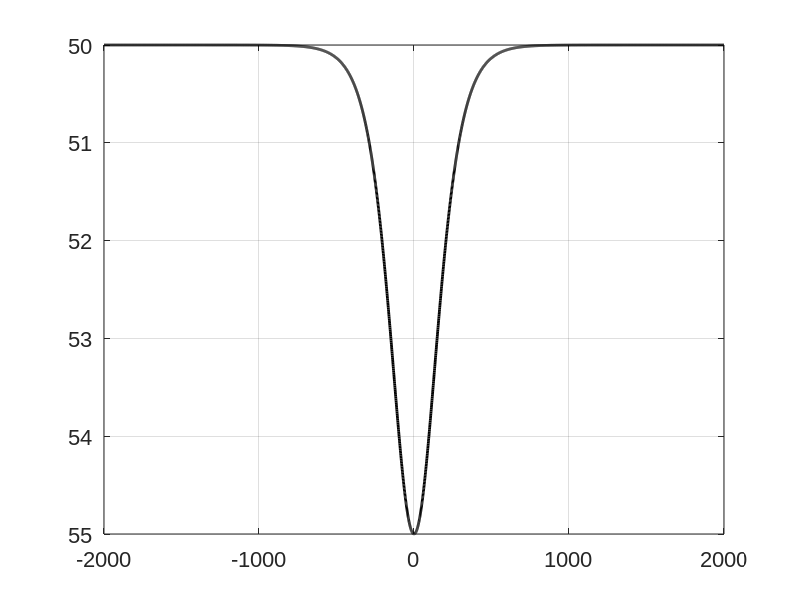

Recreate this plot in MATLAB. (Note: this script raises an error after producing the figure.)
close all;
clear variables;
clc;

% Pavel Petrov, 2018.11.03
% A solution of the canyon problem (Canyon Test case 1) using Collins-style
% mode parabolic equations we use formula (5.320) from 
% Jensen, Porter, Kuperman, Schmidt "Computational ocean acoustics" (2011)
% hereafter referred to as JPKS2011
% we make a (paraxial/narrow-angle) parabolic equation out of it 
% and solve it numerically


set(0, 'DefaultAxesFontSize', 16, 'DefaultAxesFontName', 'Arial');
set(0, 'DefaultTextFontSize', 16, 'DefaultTextFontName', 'Arial'); 

% source

freq = 40;
zs = 10;

omeg = 2*pi*freq;

%domain & bathymetry

x = 0:2:30000;
y = -2000:1:2000;

nx = length(x);
ny = length(y);
iy0 = ceil(ny/2);


h0 = 50;
dh = 5;
sigm = 0.005;

hy = h0 + dh*( (sech(sigm*y)).^2 );

figure;
plot(y,hy,'color','black','linewidth',2);
set(gca,'YDir','reverse');
grid on;

hmax = ceil(max(hy));
hmin = floor(min(hy));

hs = hmin:1:hmax;
nh = length(hs);


% media parameters

cw = 1500; % sound speed in the water
cb = 1700; % -- in the bottom

rhow = 1;   % density in the water
rhob = 1.7; % -- in the bottom

gammaw = 1/rhow;
gammab = 1/rhob;



betab = 0; % attenuation in dB/lambda

%% Solve spectral problem in order to obtain the values of k_j(y) for all y

% we find minimal and maximal values of h (hmin/hmax), then we solve the
% spectral problem for all values between hmin and hmax with a step of 1 m.
% then we do linear interpolation of onto all elements of vector y (h(y)).

% spectral problem solution opts

dz0 = 0.25;
opts.Tgr = 3;
opts.Ngr = 3;
opts.nmod = -1;
opts.Hb = 200;
opts.BotBC = 'D';

kh = [];

for ii = 1:nh
    
    hi = hs(ii);
    
    MP = [[0    cw  cw  rhow    rhow    0   0];
          [hi   cw  cb  rhow    rhob    0   betab]
        ];
    
    % solve spectral problem
    
    if ii == 1
        [krs, wmode, dwmode] = ac_modesr(dz0,MP,freq,opts);
        
        nmod = length(krs);
        kh = zeros(nh,nmod); 
        
        
        phihs = zeros(size(kh));
        phihzs = zeros(size(kh));
        
        z = dz0*(0:size(wmode,1)-1);
        
        izs = find(z>=zs,1,'first');
    else
        
        [krs, wmode, dwmode] = ac_modesr(dz0,MP,freq,opts);
    end;
    
    % improve accuracy by using some perturbation theory 
    
    % this is simplest way: use Eq.(5.176) from JPKS2011
    wnum_im_part = ModesAttCoeffs(dz0,freq,krs,wmode,MP);
    
    wnum_im_part1 = PekerisCorrection(krs,MP,freq);
    
    
    disp('h=');disp(hi);
    
    % how accurate is just a real k_j obtained from spactral problem
    % solution?
    
    disp('k_0='); disp(krs(1:nmod));
    err2 = ModesAccuracyCheckPekerisComplex(krs(1:nmod),MP,freq);
    disp(err2);
    
    % how accurate is correction according to (5.176)?
    % let us substitute complex wavenumber into Pekeris dispersion relation
    disp('k_int='); disp(krs(1:nmod) + 1i*wnum_im_part(1:nmod));
    err = ModesAccuracyCheckPekerisComplex(krs(1:nmod) + 1i*wnum_im_part(1:nmod),MP,freq);
    disp(err);
    
    
    % if necessary, we can use a correction by perturbation theory for
    % the Pekeris dispersion relation
    disp('k_ptb='); disp(sqrt(krs(1:nmod).^2 + wnum_im_part1(1:nmod)));
    err1 = ModesAccuracyCheckPekerisComplex(sqrt(krs(1:nmod).^2 + wnum_im_part1(1:nmod)),MP,freq);
    disp(err1);
    
    % one more step, should be very accurate, check "err" output
    
    wnum_im_part2 = PekerisCorrection(sqrt(krs(1:nmod).^2 + wnum_im_part1(1:nmod)),MP,freq);
    disp('k_ptb2='); disp(sqrt(krs(1:nmod).^2 + wnum_im_part1(1:nmod) + wnum_im_part2(1:nmod) ));
    err3 = ModesAccuracyCheckPekerisComplex(sqrt(krs(1:nmod).^2 + wnum_im_part1(1:nmod) + wnum_im_part2(1:nmod) ),MP,freq);
    disp(err3);
    
    % save the wavenumbers into kh (k_j=k_j(h))
    
    % simplest way, just a correction according to (5.176)
    kh(ii,1:nmod) = krs(1:nmod) + 1i*wnum_im_part(1:nmod);
    
    % a more accurate way: few steps of the perturbation theory for the
    % Pekeris dispersion relation
    kh(ii,1:nmod) = sqrt(krs(1:nmod).^2 + wnum_im_part1(1:nmod) + wnum_im_part2(1:nmod) );
    
    phihs(ii,1:nmod) = wmode(izs,1:nmod);
    
    
    
end;

%% Computing the field by solving mode parabolic equations (MPEs) one by one
P(1:ny,1:nx) = 0;
Py0(1,1:nx) = 0;

for jj = 1:nmod
    
    % interpolate to obtain k_j=k_j(y) from k_j(h) and h(y)
    
    if length(hs) > 1
        ky = interp1(hs,kh(:,jj),hy);
    else
        ky(1:ny) = kh(1,jj);
    end;

    
    % reference wavenumber
    
    k0 = real(ky(iy0));
    
    
    % preparing input for PESolve routine
    
    PEpars.x = x;
    PEpars.z = y;
    
    PEpars.b(1:nx) = 1/(2*k0);
    PEpars.V(1:ny,1:nx) = repmat(((ky.^2 - k0^2)/(2*k0)).',1,nx);
    PEpars.zeta(1:ny,1:nx) = 0;
    
    PEpars.rightBC = 'transparent';
    PEpars.leftBC = 'transparent';
    PEpars.lThickness = 1000;
    PEpars.sigma = 300;
    
    w = 1/k0;
    phisrc = phihs(end,jj);
    
    % initial condition (or starter) approximating point source, see
    % Petrov, Sturm, JASA 2016, V.139, p.1343
    
    PEpars.ic = (phisrc/(2*sqrt(pi)))*exp( - ((y-y(iy0)).^2)/(w^2) );  
    
    A = PEsolvePML(PEpars);
    
    % the modes should be also y-dependent, but here it doesn't matter
    
    P = P + A.*repmat(exp(1i*k0*x),ny,1)*phisrc;
    
    
    % summing up all modes to obtain the total field
    Py0 = Py0 + A(iy0,1:nx).*exp(1i*k0*x)*phisrc;
    
    
end;


figure;
imagesc(x/1000,y/1000,trlo(4*pi*P));
caxis([-90 -55]);
ylim([-1 1]);
grid on;
xlabel('x, km');
ylabel('y, km');


figure;
plot(x/1000,trlo(4*pi*Py0));
ylim([-80 -40]);
xlabel('x, km');




dlmwrite('TL_can_AMPE_att.txt',[x.'/1000 trlo(4*pi*Py0).'],'\t');
